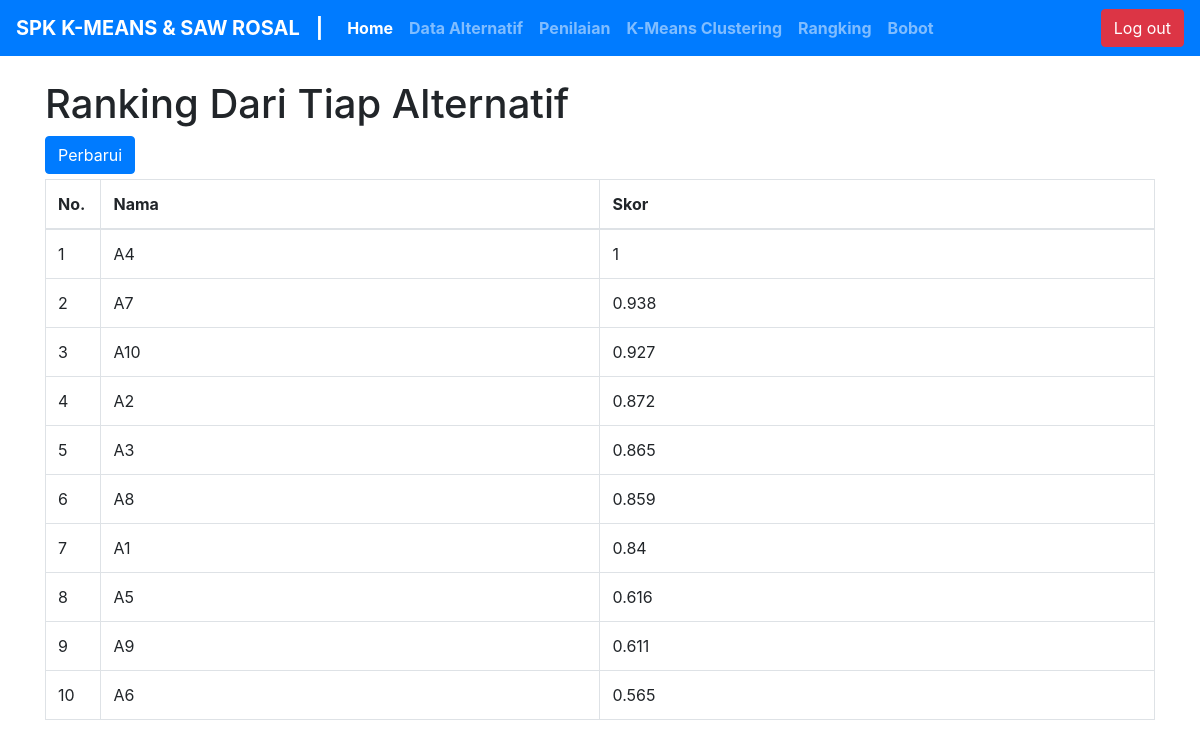
/index.php?halaman=rangking (signed in), run on the app's committed database.
### tables this page shows
CREATE TABLE IF NOT EXISTS `tbl_nilai` (
  `id_nilai` int NOT NULL AUTO_INCREMENT,
  `id_alternatif` int NOT NULL,
  `c1` int NOT NULL,
  `c2` int NOT NULL,
  `c3` int NOT NULL,
  `c4` int NOT NULL,
  `skor` double DEFAULT NULL,
  PRIMARY KEY (`id_nilai`)
);

CREATE TABLE IF NOT EXISTS `tbl_alternatif` (
  `id_alternatif` int NOT NULL AUTO_INCREMENT,
  `nama` varchar(30) NOT NULL,
  `jabatan` varchar(60) NOT NULL,
  `nip` varchar(14) NOT NULL,
  PRIMARY KEY (`id_alternatif`)
);

### rangking/rangking.php (the view, shortened to what this page needs)
<div class="container my-4">
<h1>Ranking Dari Tiap Alternatif</h1>
<?php
include "koneksi.php";
$sql="select * from tbl_nilai where skor IS NULL";
$hasil=mysqli_query($koneksi,$sql) or die(mysqli_error($koneksi));
if (!$hasil || mysqli_num_rows($hasil)>0) {
?>
 <div class="alert alert-danger alert-dismissible fade show" role="alert">
   <strong>Pesan : </strong> Rangking Perlu diperbarui.
   <button type="button" class="close" data-dismiss="alert" aria-label="Close">
     <span aria-hidden="true">&times;</span>
   </button>
 </div>
 <a href="rangking/aksi_rangking.php"><input style="margin-bottom:5px " class="btn btn-primary" type="button" name="" value="Mulai"></a>
<?php
}else{
 ?>
 <a href="rangking/aksi_rangking.php"><input style="margin-bottom:5px " class="btn btn-primary" type="button" name="" value="Perbarui"></a>
<?php
}
$sql="select `db_spk`.`tbl_alternatif`.`id_alternatif` AS `id_alternatif`,`db_spk`.`tbl_alternatif`.`nama` AS `nama`,`db_spk`.`tbl_nilai`.`id_nilai` AS `id_nilai`,`db_spk`.`tbl_nilai`.`skor` AS `skor` from (`db_spk`.`tbl_alternatif` left join `db_spk`.`tbl_nilai` on((`db_spk`.`tbl_alternatif`.`id_alternatif` = `db_spk`.`tbl_nilai`.`id_alternatif`))) order by skor desc";
$hasil=mysqli_query($koneksi,$sql);
?>
 <table class="table table-bordered">
  <thead>
   <tr style="font-weight: bold">
    <td width="5%">No.</td>
    <td width="45%">Nama</td>
    <td width="50%">Skor</td>
   </tr>
  </thead>
  <tbody>
   <?php
   $no=1;
   while ($row=mysqli_fetch_array($hasil)) {
   ?>
   <tr>
    <td><?php echo $no++?></td>
    <td><?php echo $row['nama']?></td>
    <form action="rangking/aksi_rangking.php" method="POST">
    <td>
     <?php echo $row['skor']?>
    </td>
   </tr>
   <?php
   }
   ?>
  </tbody>
 </table>
</div>

### data on the page
tbl_nilai: id_alternatif.nama "A4", skor "1"
tbl_nilai: id_alternatif.nama "A7", skor "0.938"
tbl_nilai: id_alternatif.nama "A10", skor "0.927"
tbl_nilai: id_alternatif.nama "A2", skor "0.872"
tbl_nilai: id_alternatif.nama "A3", skor "0.865"
tbl_nilai: id_alternatif.nama "A8", skor "0.859"
tbl_nilai: id_alternatif.nama "A1", skor "0.84"
tbl_nilai: id_alternatif.nama "A5", skor "0.616"
tbl_nilai: id_alternatif.nama "A9", skor "0.611"
tbl_nilai: id_alternatif.nama "A6", skor "0.565"
